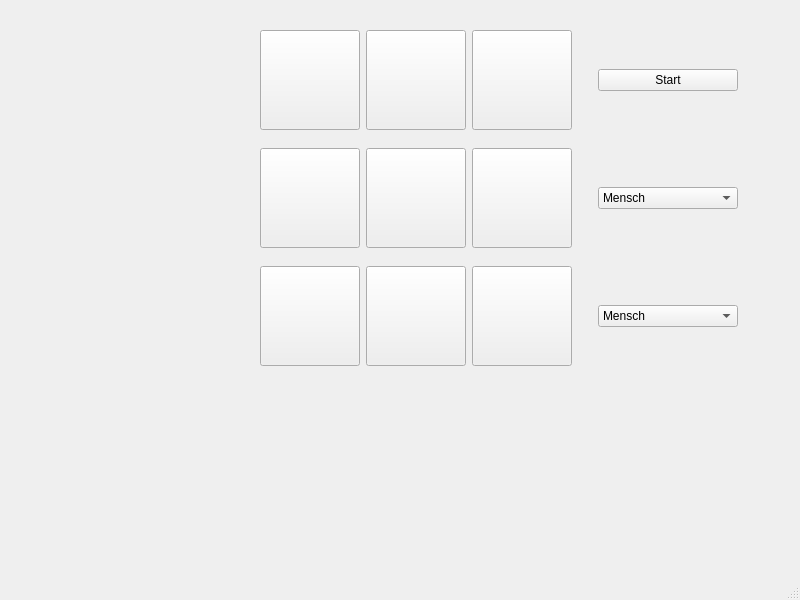
<?xml version="1.0" encoding="UTF-8"?>
<ui version="4.0">
 <class>MainWindow</class>
 <widget class="QMainWindow" name="MainWindow">
  <property name="geometry">
   <rect>
    <x>0</x>
    <y>0</y>
    <width>800</width>
    <height>600</height>
   </rect>
  </property>
  <property name="minimumSize">
   <size>
    <width>100</width>
    <height>0</height>
   </size>
  </property>
  <property name="windowTitle">
   <string>MainWindow</string>
  </property>
  <widget class="QWidget" name="centralwidget">
   <widget class="QWidget" name="gridLayoutWidget">
    <property name="geometry">
     <rect>
      <x>260</x>
      <y>30</y>
      <width>478</width>
      <height>336</height>
     </rect>
    </property>
    <layout class="QGridLayout" name="gridLayout">
     <item row="1" column="0">
      <widget class="QPushButton" name="btn_4">
       <property name="sizePolicy">
        <sizepolicy hsizetype="Maximum" vsizetype="Maximum">
         <horstretch>0</horstretch>
         <verstretch>0</verstretch>
        </sizepolicy>
       </property>
       <property name="minimumSize">
        <size>
         <width>100</width>
         <height>100</height>
        </size>
       </property>
       <property name="text">
        <string/>
       </property>
      </widget>
     </item>
     <item row="1" column="3">
      <spacer name="verticalSpacer">
       <property name="orientation">
        <enum>Qt::Orientation::Vertical</enum>
       </property>
       <property name="sizeType">
        <enum>QSizePolicy::Policy::Expanding</enum>
       </property>
       <property name="sizeHint" stdset="0">
        <size>
         <width>20</width>
         <height>40</height>
        </size>
       </property>
      </spacer>
     </item>
     <item row="0" column="2">
      <widget class="QPushButton" name="btn_3">
       <property name="sizePolicy">
        <sizepolicy hsizetype="Maximum" vsizetype="Maximum">
         <horstretch>0</horstretch>
         <verstretch>0</verstretch>
        </sizepolicy>
       </property>
       <property name="minimumSize">
        <size>
         <width>100</width>
         <height>100</height>
        </size>
       </property>
       <property name="text">
        <string/>
       </property>
      </widget>
     </item>
     <item row="0" column="4">
      <widget class="QPushButton" name="btn_start">
       <property name="minimumSize">
        <size>
         <width>100</width>
         <height>0</height>
        </size>
       </property>
       <property name="text">
        <string>Start</string>
       </property>
      </widget>
     </item>
     <item row="2" column="0">
      <widget class="QPushButton" name="btn_7">
       <property name="sizePolicy">
        <sizepolicy hsizetype="Maximum" vsizetype="Maximum">
         <horstretch>0</horstretch>
         <verstretch>0</verstretch>
        </sizepolicy>
       </property>
       <property name="minimumSize">
        <size>
         <width>100</width>
         <height>100</height>
        </size>
       </property>
       <property name="text">
        <string/>
       </property>
      </widget>
     </item>
     <item row="1" column="2">
      <widget class="QPushButton" name="btn_6">
       <property name="sizePolicy">
        <sizepolicy hsizetype="Maximum" vsizetype="Maximum">
         <horstretch>0</horstretch>
         <verstretch>0</verstretch>
        </sizepolicy>
       </property>
       <property name="minimumSize">
        <size>
         <width>100</width>
         <height>100</height>
        </size>
       </property>
       <property name="text">
        <string/>
       </property>
      </widget>
     </item>
     <item row="2" column="2">
      <widget class="QPushButton" name="btn_9">
       <property name="sizePolicy">
        <sizepolicy hsizetype="Maximum" vsizetype="Maximum">
         <horstretch>0</horstretch>
         <verstretch>0</verstretch>
        </sizepolicy>
       </property>
       <property name="minimumSize">
        <size>
         <width>100</width>
         <height>100</height>
        </size>
       </property>
       <property name="text">
        <string/>
       </property>
      </widget>
     </item>
     <item row="2" column="1">
      <widget class="QPushButton" name="btn_8">
       <property name="sizePolicy">
        <sizepolicy hsizetype="Maximum" vsizetype="Maximum">
         <horstretch>0</horstretch>
         <verstretch>0</verstretch>
        </sizepolicy>
       </property>
       <property name="minimumSize">
        <size>
         <width>100</width>
         <height>100</height>
        </size>
       </property>
       <property name="text">
        <string/>
       </property>
      </widget>
     </item>
     <item row="1" column="1">
      <widget class="QPushButton" name="btn_5">
       <property name="sizePolicy">
        <sizepolicy hsizetype="Maximum" vsizetype="Maximum">
         <horstretch>0</horstretch>
         <verstretch>0</verstretch>
        </sizepolicy>
       </property>
       <property name="minimumSize">
        <size>
         <width>100</width>
         <height>100</height>
        </size>
       </property>
       <property name="text">
        <string/>
       </property>
      </widget>
     </item>
     <item row="0" column="0">
      <widget class="QPushButton" name="btn_1">
       <property name="sizePolicy">
        <sizepolicy hsizetype="Maximum" vsizetype="Maximum">
         <horstretch>0</horstretch>
         <verstretch>0</verstretch>
        </sizepolicy>
       </property>
       <property name="minimumSize">
        <size>
         <width>100</width>
         <height>100</height>
        </size>
       </property>
       <property name="text">
        <string/>
       </property>
      </widget>
     </item>
     <item row="0" column="1">
      <widget class="QPushButton" name="btn_2">
       <property name="sizePolicy">
        <sizepolicy hsizetype="Maximum" vsizetype="Maximum">
         <horstretch>0</horstretch>
         <verstretch>0</verstretch>
        </sizepolicy>
       </property>
       <property name="minimumSize">
        <size>
         <width>100</width>
         <height>100</height>
        </size>
       </property>
       <property name="text">
        <string/>
       </property>
      </widget>
     </item>
     <item row="2" column="4">
      <widget class="QComboBox" name="player_2">
       <item>
        <property name="text">
         <string>Mensch</string>
        </property>
       </item>
       <item>
        <property name="text">
         <string>Computer</string>
        </property>
       </item>
      </widget>
     </item>
     <item row="1" column="4">
      <widget class="QComboBox" name="player_1">
       <item>
        <property name="text">
         <string>Mensch</string>
        </property>
       </item>
       <item>
        <property name="text">
         <string>Computer</string>
        </property>
       </item>
      </widget>
     </item>
    </layout>
   </widget>
  </widget>
  <widget class="QMenuBar" name="menubar">
   <property name="geometry">
    <rect>
     <x>0</x>
     <y>0</y>
     <width>800</width>
     <height>34</height>
    </rect>
   </property>
  </widget>
  <widget class="QStatusBar" name="statusbar"/>
 </widget>
 <resources/>
 <connections/>
</ui>
